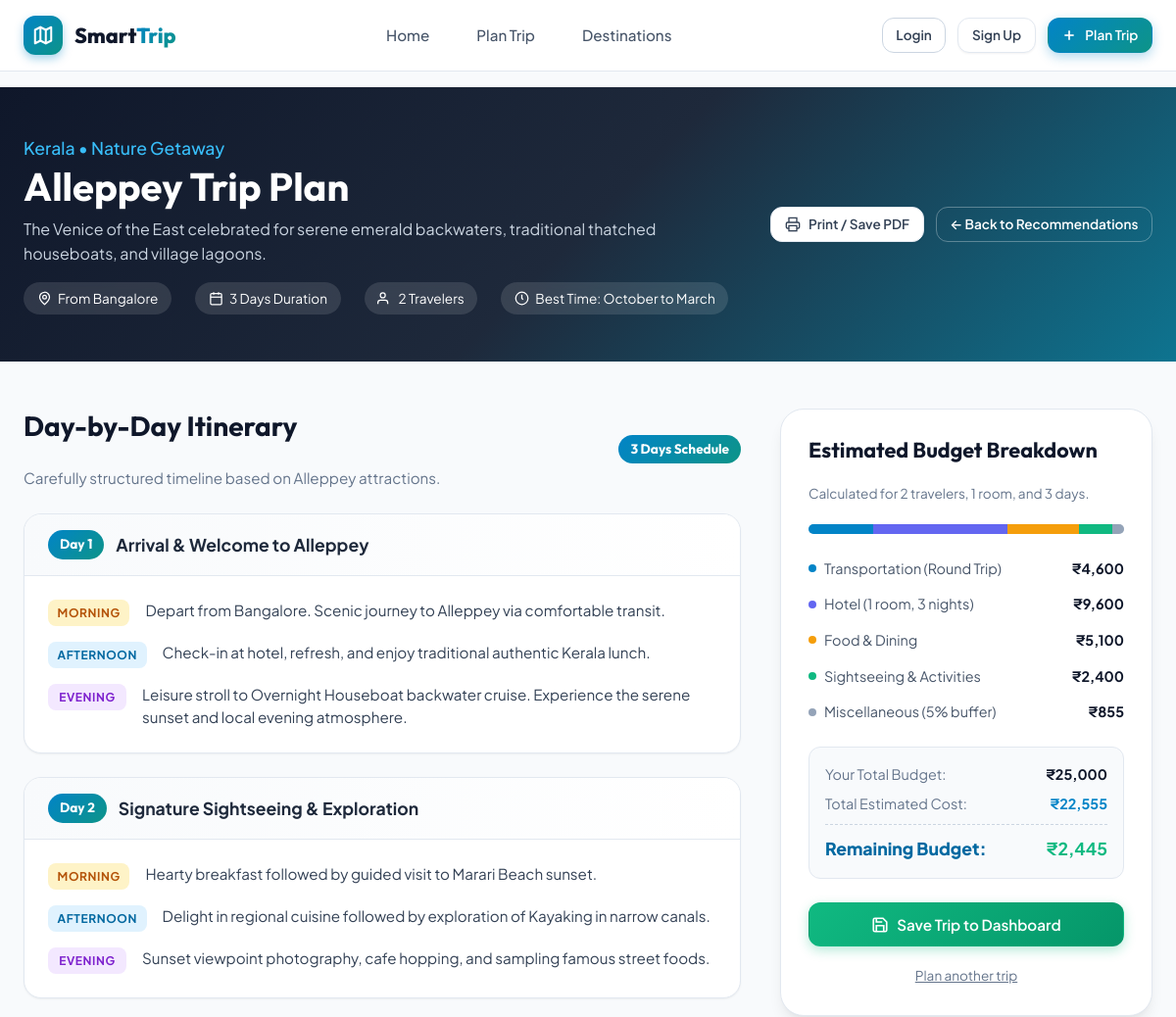
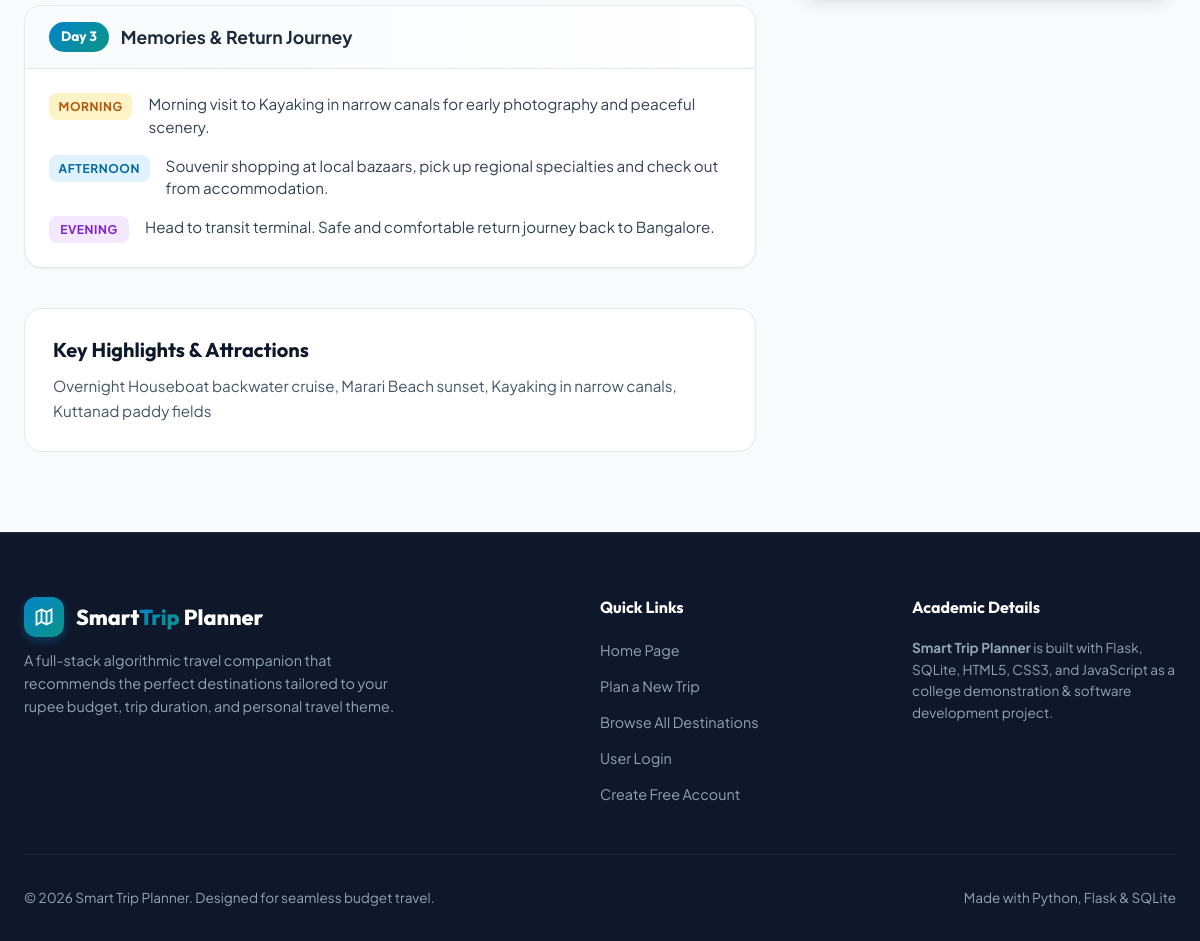
/trip/15?start_location=Bangalore&budget=25000.0&days=3&travelers=2&preference=Nature, run on the app's committed database (2 pictures, top to bottom).
### tables this page shows
CREATE TABLE destinations (
            id INTEGER PRIMARY KEY AUTOINCREMENT,
            name TEXT NOT NULL,
            state TEXT NOT NULL,
            description TEXT NOT NULL,
            min_days INTEGER NOT NULL,
            transport_cost REAL NOT NULL,
            hotel_per_day REAL NOT NULL,
            food_per_day REAL NOT NULL,
            activity_cost REAL NOT NULL,
            preference TEXT NOT NULL,
            highlights TEXT NOT NULL,
            best_time TEXT DEFAULT 'Year-round',
            image_url TEXT
        );

### app.py (the view)
@app.route('/trip/<int:destination_id>')
def trip_details(destination_id):
    destination = get_destination_by_id(destination_id)
    if not destination:
        flash('Selected destination could not be found.', 'danger')
        return redirect(url_for('recommend'))
    start_location = request.args.get('start_location', session.get('last_start_location', 'Bangalore'))
    try:
        budget = float(request.args.get('budget', session.get('last_budget', 25000)))
        days = int(request.args.get('days', session.get('last_days', destination['min_days'])))
        travelers = int(request.args.get('travelers', session.get('last_travelers', 2)))
    except (ValueError, TypeError):
        budget = 25000.0
        days = destination['min_days']
        travelers = 2
    preference = request.args.get('preference', session.get('last_preference', destination['preference']))
    cost_data = calculate_trip_cost(destination, days, travelers)
    remaining_budget = budget - cost_data['total_cost']
    suitability = calculate_suitability(destination, budget, days, travelers, preference)
    itinerary = generate_itinerary(destination, days, start_location)
    trip_params = {
        'start_location': start_location,
        'budget': budget,
        'days': days,
        'travelers': travelers,
        'preference': preference
    }
    return render_template(
        'trip_details.html',
        destination=destination,
        cost=cost_data,
        remaining_budget=remaining_budget,
        suitability=suitability,
        itinerary=itinerary,
        params=trip_params
    )

### app.py (called while the page is built)
@app.context_processor
def inject_user():
    return {
        'current_user': {
            'is_authenticated': 'user_id' in session,
            'id': session.get('user_id'),
            'name': session.get('user_name'),
            'email': session.get('user_email')
        }
    }

### database.py (called while the page is built)
def get_db_connection():
    conn = sqlite3.connect(DB_PATH)
    conn.row_factory = sqlite3.Row
    return conn

def get_destination_by_id(destination_id):
    conn = get_db_connection()
    destination = conn.execute('SELECT * FROM destinations WHERE id = ?', (destination_id,)).fetchone()
    conn.close()
    return destination

### recommendation.py (called while the page is built)
def calculate_trip_cost(destination, days, travelers):
    rooms = math.ceil(travelers / 2)
    transport_cost = destination['transport_cost'] * travelers
    hotel_cost = destination['hotel_per_day'] * rooms * days
    food_cost = destination['food_per_day'] * travelers * days
    activity_cost = destination['activity_cost'] * travelers
    misc_cost = round(0.05 * (hotel_cost + food_cost + activity_cost))
    total_cost = transport_cost + hotel_cost + food_cost + activity_cost + misc_cost
    return {
        'transport_cost': transport_cost,
        'hotel_cost': hotel_cost,
        'food_cost': food_cost,
        'activity_cost': activity_cost,
        'misc_cost': misc_cost,
        'total_cost': total_cost,
        'rooms': rooms
    }

### templates/trip_details.html (shortened to what this page needs)
{% extends "base.html" %}
{% block content %}
<header class="trip-hero">
    <div class="container trip-hero-inner">
        <div class="trip-hero-details">
            <span class="state">{{ destination.state }} &bull; {{ destination.preference }} Getaway</span>
            <h1>{{ destination.name }} Trip Plan</h1>
            <p style="color: #cbd5e1; max-width: 650px;">{{ destination.description }}</p>
            <div class="trip-meta-row">
                <span class="trip-meta-badge">
                    <svg width="15" height="15" viewBox="0 0 24 24" fill="none" stroke="currentColor" stroke-width="2">
                        <path d="M12 2a8 8 0 0 0-8 8c0 5.25 8 12 8 12s8-6.75 8-12a8 8 0 0 0-8-8z"></path>
                        <circle cx="12" cy="10" r="3"></circle>
                    </svg>
                    From {{ params.start_location }}
                </span>
                <span class="trip-meta-badge">
                    <svg width="15" height="15" viewBox="0 0 24 24" fill="none" stroke="currentColor" stroke-width="2">
                        <rect x="3" y="4" width="18" height="18" rx="2" ry="2"></rect>
                        <line x1="16" y1="2" x2="16" y2="6"></line>
                        <line x1="8" y1="2" x2="8" y2="6"></line>
                        <line x1="3" y1="10" x2="21" y2="10"></line>
                    </svg>
                    {{ params.days }} Days Duration
                </span>
                <span class="trip-meta-badge">
                    <svg width="15" height="15" viewBox="0 0 24 24" fill="none" stroke="currentColor" stroke-width="2">
                        <path d="M17 21v-2a4 4 0 0 0-4-4H5a4 4 0 0 0-4 4v2"></path>
                        <circle cx="9" cy="7" r="4"></circle>
                    </svg>
                    {{ params.travelers }} Traveler{% if params.travelers > 1 %}s{% endif %}
                </span>
                <span class="trip-meta-badge">
                    <svg width="15" height="15" viewBox="0 0 24 24" fill="none" stroke="currentColor" stroke-width="2">
                        <circle cx="12" cy="12" r="10"></circle>
                        <polyline points="12 6 12 12 14 14"></polyline>
                    </svg>
                    Best Time: {{ destination.best_time }}
                </span>
            </div>
        </div>
        <div style="display: flex; gap: 0.75rem; flex-wrap: wrap;">
            <button class="btn btn-secondary btn-sm" id="printTripBtn">
                <svg width="16" height="16" viewBox="0 0 24 24" fill="none" stroke="currentColor" stroke-width="2">
                    <polyline points="6 9 6 2 18 2 18 9"></polyline>
                    <path d="M6 18H4a2 2 0 0 1-2-2v-5a2 2 0 0 1 2-2h16a2 2 0 0 1 2 2v5a2 2 0 0 1-2 2h-2"></path>
                    <rect x="6" y="14" width="12" height="8"></rect>
                </svg>
                Print / Save PDF
            </button>
            <a href="{{ url_for('recommend') }}" class="btn btn-outline btn-sm" style="color: white; border-color: rgba(255,255,255,0.3);">
                &larr; Back to Recommendations
            </a>
        </div>
    </div>
</header>
<div class="container">
    <div class="trip-grid">
        <div class="timeline-section">
            <div style="display: flex; align-items: center; justify-content: space-between; margin-bottom: 1.5rem;">
                <div>
                    <h2>Day-by-Day Itinerary</h2>
                    <p style="color: var(--slate-500); font-size: 0.95rem;">
                        Carefully structured timeline based on {{ destination.name }} attractions.
                    </p>
                </div>
                <span class="day-pill">{{ params.days }} Days Schedule</span>
            </div>
            <div class="itinerary-timeline">
                {% for item in itinerary %}
                <div class="day-card" id="dayCard{{ item.day }}">
                    <div class="day-header">
                        <div style="display: flex; align-items: center; gap: 0.75rem;">
                            <span class="day-pill">Day {{ item.day }}</span>
                            <span class="day-title">{{ item.title }}</span>
                        </div>
                    </div>
                    <div class="day-activities">
                        <div class="activity-item">
                            <span class="time-badge time-morning">Morning</span>
                            <p class="activity-text">{{ item.morning }}</p>
                        </div>
                        <div class="activity-item">
                            <span class="time-badge time-afternoon">Afternoon</span>
                            <p class="activity-text">{{ item.afternoon }}</p>
                        </div>
                        <div class="activity-item">
                            <span class="time-badge time-evening">Evening</span>
                            <p class="activity-text">{{ item.evening }}</p>
                        </div>
                    </div>
                </div>
                {% endfor %}
            </div>
            <div style="margin-top: 2.5rem; background: var(--white); border-radius: var(--radius-lg); border: 1px solid var(--slate-200); padding: 1.75rem;">
                <h3 style="font-size: 1.25rem; margin-bottom: 0.75rem;">Key Highlights & Attractions</h3>
                <p style="color: var(--slate-600); font-size: 0.95rem; line-height: 1.6;">
                    {{ destination.highlights }}
                </p>
            </div>
        </div>
        <aside class="budget-sidebar">
            <div class="budget-card">
                <h3>Estimated Budget Breakdown</h3>
                <p style="color: var(--slate-500); font-size: 0.85rem; margin-bottom: 1.25rem;">
                    Calculated for {{ params.travelers }} traveler{% if params.travelers > 1 %}s{% endif %}, {{ cost.rooms }} room{% if cost.rooms > 1 %}s{% endif %}, and {{ params.days }} days.
                </p>
                {% set transport_pct = (cost.transport_cost / cost.total_cost * 100) | round(1) %}
                {% set hotel_pct = (cost.hotel_cost / cost.total_cost * 100) | round(1) %}
                {% set food_pct = (cost.food_cost / cost.total_cost * 100) | round(1) %}
                {% set activity_pct = (cost.activity_cost / cost.total_cost * 100) | round(1) %}
                {% set misc_pct = (cost.misc_cost / cost.total_cost * 100) | round(1) %}
                <div class="budget-meter-wrap">
                    <div class="budget-meter-bar">
                        <div class="meter-fill fill-transport" style="width: {{ transport_pct }}%;" title="Transport: {{ transport_pct }}%"></div>
                        <div class="meter-fill fill-hotel" style="width: {{ hotel_pct }}%;" title="Hotel: {{ hotel_pct }}%"></div>
                        <div class="meter-fill fill-food" style="width: {{ food_pct }}%;" title="Food: {{ food_pct }}%"></div>
                        <div class="meter-fill fill-activity" style="width: {{ activity_pct }}%;" title="Activities: {{ activity_pct }}%"></div>
                        <div class="meter-fill fill-misc" style="width: {{ misc_pct }}%;" title="Miscellaneous: {{ misc_pct }}%"></div>
                    </div>
                </div>
                <ul class="budget-list">
                    <li class="budget-item">
                        <div class="item-left">
                            <span class="item-dot" style="background-color: var(--primary);"></span>
                            <span>Transportation (Round Trip)</span>
                        </div>
                        <span class="item-amount">₹{{ "{:,.0f}".format(cost.transport_cost) }}</span>
                    </li>
                    <li class="budget-item">
                        <div class="item-left">
                            <span class="item-dot" style="background-color: var(--indigo);"></span>
                            <span>Hotel ({{ cost.rooms }} room, {{ params.days }} nights)</span>
                        </div>
                        <span class="item-amount">₹{{ "{:,.0f}".format(cost.hotel_cost) }}</span>
                    </li>
                    <li class="budget-item">
                        <div class="item-left">
                            <span class="item-dot" style="background-color: var(--amber);"></span>
                            <span>Food & Dining</span>
                        </div>
                        <span class="item-amount">₹{{ "{:,.0f}".format(cost.food_cost) }}</span>
                    </li>
                    <li class="budget-item">
                        <div class="item-left">
                            <span class="item-dot" style="background-color: var(--emerald);"></span>
                            <span>Sightseeing & Activities</span>
                        </div>
                        <span class="item-amount">₹{{ "{:,.0f}".format(cost.activity_cost) }}</span>
                    </li>
                    <li class="budget-item">
                        <div class="item-left">
                            <span class="item-dot" style="background-color: var(--slate-400);"></span>
                            <span>Miscellaneous (5% buffer)</span>
                        </div>
                        <span class="item-amount">₹{{ "{:,.0f}".format(cost.misc_cost) }}</span>
                    </li>
                </ul>
                <div class="budget-total-box">
                    <div class="budget-row">
                        <span style="color: var(--slate-500);">Your Total Budget:</span>
                        <strong style="color: var(--slate-900);">₹{{ "{:,.0f}".format(params.budget) }}</strong>
                    </div>
                    <div class="budget-row">
                        <span style="color: var(--slate-500);">Total Estimated Cost:</span>
                        <strong style="color: var(--primary);">₹{{ "{:,.0f}".format(cost.total_cost) }}</strong>
                    </div>
                    <div class="budget-row grand-total">
                        <span>Remaining Budget:</span>
                        {% if remaining_budget >= 0 %}
                            <span class="surplus-tag">₹{{ "{:,.0f}".format(remaining_budget) }}</span>
                        {% else %}
                            <span style="color: var(--rose);">₹{{ "{:,.0f}".format(remaining_budget) }}</span>
                        {% endif %}
                    </div>
                </div>
                <form action="{{ url_for('save_trip') }}" method="POST" id="saveTripForm">
                    <button type="submit" class="btn btn-accent" style="width: 100%;" id="saveTripBtn">
                        <svg width="18" height="18" viewBox="0 0 24 24" fill="none" stroke="currentColor" stroke-width="2.2">
                            <path d="M19 21H5a2 2 0 0 1-2-2V5a2 2 0 0 1 2-2h11l5 5v11a2 2 0 0 1-2 2z"></path>
                            <polyline points="17 21 17 13 7 13 7 21"></polyline>
                            <polyline points="7 3 7 8 15 8"></polyline>
                        </svg>
                        Save Trip to Dashboard
                    </button>
                </form>
                <div style="margin-top: 1rem; text-align: center;">
                    <a href="{{ url_for('plan') }}" style="font-size: 0.85rem; color: var(--slate-500); text-decoration: underline;">
                        Plan another trip
                    </a>
                </div>
            </div>
        </aside>
    </div>
</div>
{% endblock %}

### data on the page
destinations: state "Kerala", preference "Nature", name "Alleppey", description "The Venice of the East celebrated for serene emerald backwaters, traditional thatched houseboats, and village lagoons.", best_time "October to March", highlights "Overnight Houseboat backwater cruise, Marari Beach sunset, Kayaking in narrow canals, Kuttanad paddy fields"

### other printed values
{{ params.start_location }} "Bangalore"
{{ params.days }} "3"
{{ params.travelers }} "2"
{{ item.day }} "1" "2" "3"
{{ item.title }} "Arrival & Welcome to Alleppey" "Signature Sightseeing & Exploration" "Memories & Return Journey"
{{ item.morning }} "Depart from Bangalore. Scenic journey to Alleppey via comfortable transit." "Hearty breakfast followed by guided visit to Marari Beach sunset." "Morning visit to Kayaking in narrow canals for early photography and peaceful scenery."
{{ item.afternoon }} "Check-in at hotel, refresh, and enjoy traditional authentic Kerala lunch." "Delight in regional cuisine followed by exploration of Kayaking in narrow canals." "Souvenir shopping at local bazaars, pick up regional specialties and check out from accommodation."
{{ item.evening }} "Leisure stroll to Overnight Houseboat backwater cruise. Experience the serene sunset and local evening atmosphere." "Sunset viewpoint photography, cafe hopping, and sampling famous street foods." "Head to transit terminal. Safe and comfortable return journey back to Bangalore."
{{ cost.rooms }} "1"
{{ "{:,.0f}".format(cost.transport_cost) }} "4,600"
{{ "{:,.0f}".format(cost.hotel_cost) }} "9,600"
{{ "{:,.0f}".format(cost.food_cost) }} "5,100"
{{ "{:,.0f}".format(cost.activity_cost) }} "2,400"
{{ "{:,.0f}".format(cost.misc_cost) }} "855"
{{ "{:,.0f}".format(params.budget) }} "25,000"
